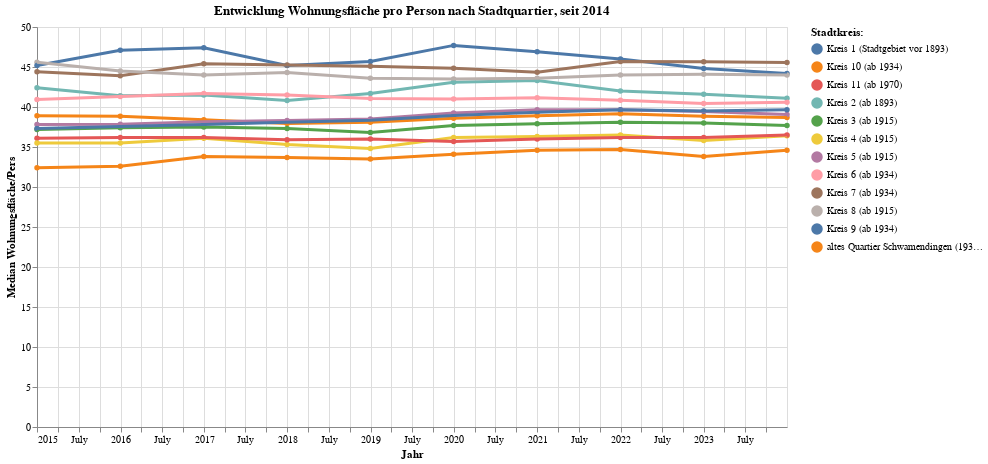

The cell this chart's notebook holds for it:
### Code cell
grafik3 = mypy_dv.plot_altair_multiline_highlight(
    data = myAgg3.reset_index()
    , x = 'StichtagDatJahr:T'
    , y = 'med_WFP:Q'
    , myTitle = "Entwicklung Wohnungsfläche pro Person nach Stadtquartier, seit "+str(data2betested.index.year.min())
    , x_beschriftung = 'Jahr'
    , y_beschriftung = 'Median Wohnungsfläche/Pers'
    , warning_status  = "ignore"
    , category='KREISEZH_LANG'
    , category_beschriftung='Stadtkreis:'
)
grafik3
